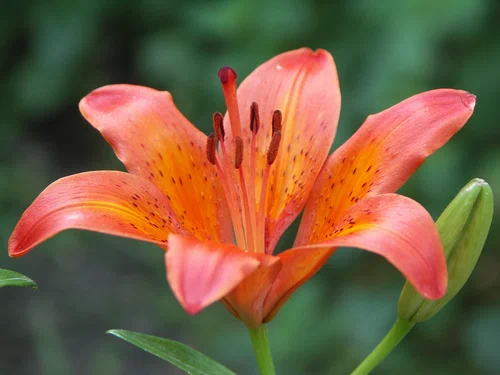
#> input picture PICT4039.jpg, 500 x 375 px
$ jupyter execute 'ДЗ-2.ipynb'
#> lines starting #> are read from the running program, lines starting #| are printed output that depends on the picture
[cell 1]
import cv2
import numpy as np
import matplotlib.pyplot as plt
import copy

from skimage.metrics import structural_similarity
from sklearn.metrics import mean_squared_error

[cell 2]
image = cv2.imread("PICT4039.jpg")
#> image is the input picture: shape (375, 500, 3); mean B, G, R 64.8, 93.6, 119.4

image_gray = cv2.cvtColor(
    image,
    cv2.COLOR_BGR2GRAY
)
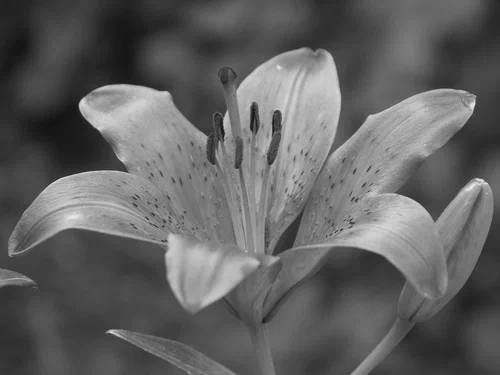
#> image_gray: shape (375, 500); min 19, max 240, mean 98.1


plt.figure(figsize=(6,6))
plt.imshow(image_gray, cmap="gray")
plt.title("Исходное изображение")
plt.axis("off")

[cell 3]
mean = 0
stddev = 100

noise_gauss = np.zeros(
    image_gray.shape,
    np.uint8
)

cv2.randn(
    noise_gauss,
    mean,
    stddev
)
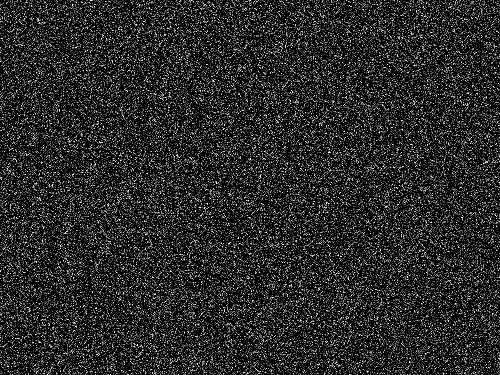
#> noise_gauss: shape (375, 500); min 0, max 255, mean 39.7


image_noise_gauss = cv2.add(
    image_gray,
    noise_gauss
)
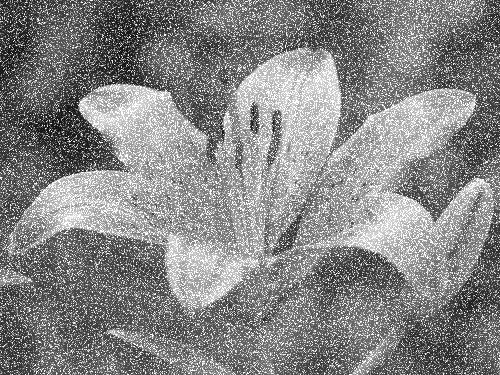
#> image_noise_gauss: shape (375, 500); min 19, max 255, mean 134.1


plt.figure(figsize=(6,6))
plt.imshow(
    image_noise_gauss,
    cmap="gray"
)

plt.title(
    "Изображение с гауссовским шумом"
)

plt.axis("off")

[cell 4]
noise = np.random.randint(
    0,
    101,
    size=image_gray.shape
)


image_sp = copy.deepcopy(image_gray)


image_sp[
    np.where(noise == 0)
] = 0


image_sp[
    np.where(noise == 100)
] = 255
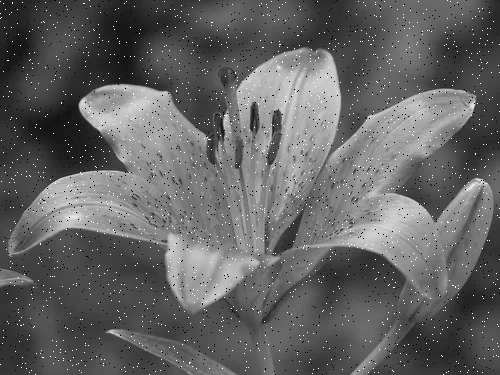
#> image_sp: shape (375, 500); min 0, max 255, mean 98.7


plt.figure(figsize=(6,6))

plt.imshow(
    image_sp,
    cmap="gray"
)

plt.title(
    "Salt and Pepper шум"
)

plt.axis("off")

[cell 5]
median_3 = cv2.medianBlur(
    image_noise_gauss,
    3
)
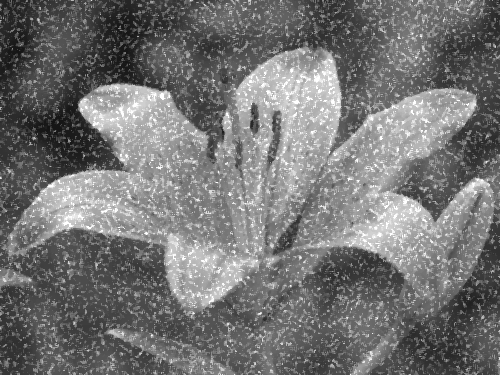
#> median_3: shape (375, 500); min 20, max 255, mean 115.9

median_5 = cv2.medianBlur(
    image_noise_gauss,
    5
)
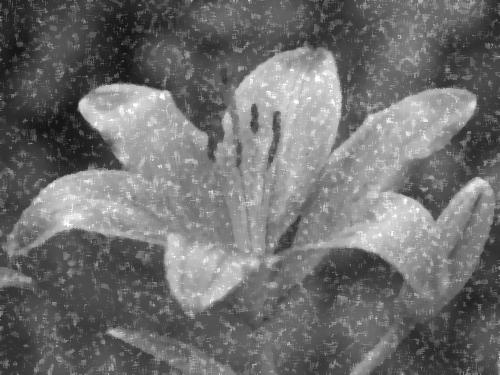
#> median_5: shape (375, 500); min 21, max 255, mean 111.2

median_7 = cv2.medianBlur(
    image_noise_gauss,
    7
)
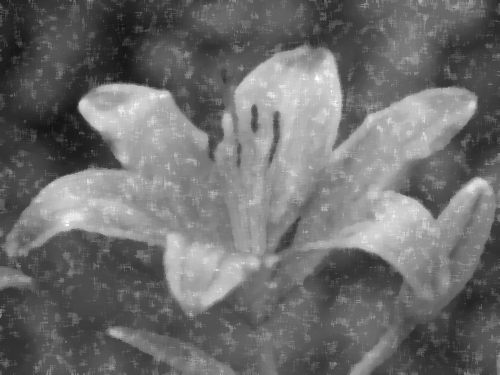
#> median_7: shape (375, 500); min 21, max 253, mean 109.9


plt.figure(figsize=(15,5))


plt.subplot(1,3,1)
plt.imshow(median_3,cmap="gray")
plt.title("Median 3")


plt.subplot(1,3,2)
plt.imshow(median_5,cmap="gray")
plt.title("Median 5")


plt.subplot(1,3,3)
plt.imshow(median_7,cmap="gray")
plt.title("Median 7")

[cell 6]
gauss_3 = cv2.GaussianBlur(
    image_noise_gauss,
    (3,3),
    0
)

gauss_5 = cv2.GaussianBlur(
    image_noise_gauss,
    (5,5),
    0
)

gauss_7 = cv2.GaussianBlur(
    image_noise_gauss,
    (7,7),
    0
)
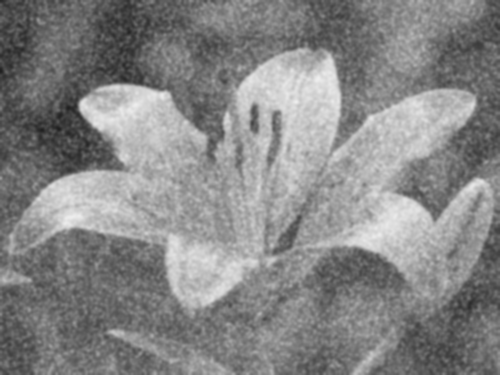
#> gauss_7: shape (375, 500); min 31, max 238, mean 134.1


plt.figure(figsize=(15,5))


plt.subplot(1,3,1)
plt.imshow(gauss_3,cmap="gray")
plt.title("Gaussian 3")


plt.subplot(1,3,2)
plt.imshow(gauss_5,cmap="gray")
plt.title("Gaussian 5")


plt.subplot(1,3,3)
plt.imshow(gauss_7,cmap="gray")
plt.title("Gaussian 7")

[cell 7]
bilat_1 = cv2.bilateralFilter(
    image_noise_gauss,
    9,
    50,
    50
)
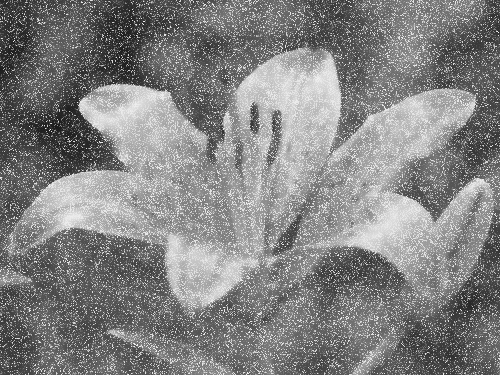
#> bilat_1: shape (375, 500); min 27, max 249, mean 130.3


bilat_2 = cv2.bilateralFilter(
    image_noise_gauss,
    9,
    100,
    100
)


bilat_3 = cv2.bilateralFilter(
    image_noise_gauss,
    15,
    100,
    100
)
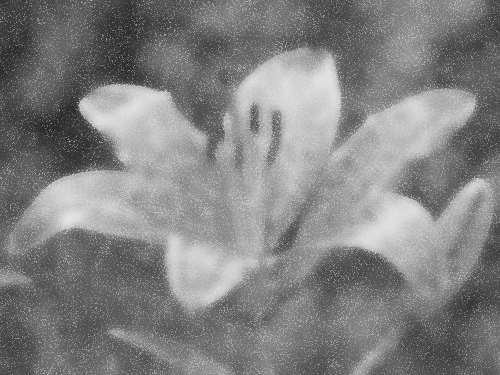
#> bilat_3: shape (375, 500); min 40, max 229, mean 130.1


plt.figure(figsize=(15,5))


plt.subplot(1,3,1)
plt.imshow(bilat_1,cmap="gray")
plt.title("Bilateral 1")


plt.subplot(1,3,2)
plt.imshow(bilat_2,cmap="gray")
plt.title("Bilateral 2")


plt.subplot(1,3,3)
plt.imshow(bilat_3,cmap="gray")
plt.title("Bilateral 3")

[cell 8]
nlm_10 = cv2.fastNlMeansDenoising(
    image_noise_gauss,
    None,
    10
)


nlm_20 = cv2.fastNlMeansDenoising(
    image_noise_gauss,
    None,
    20
)


nlm_30 = cv2.fastNlMeansDenoising(
    image_noise_gauss,
    None,
    30
)


plt.figure(figsize=(15,5))


plt.subplot(1,3,1)
plt.imshow(nlm_10,cmap="gray")
plt.title("NLM h=10")


plt.subplot(1,3,2)
plt.imshow(nlm_20,cmap="gray")
plt.title("NLM h=20")


plt.subplot(1,3,3)
plt.imshow(nlm_30,cmap="gray")
plt.title("NLM h=30")

[cell 9]
def compare(original, filtered):

    mse = mean_squared_error(
        original,
        filtered
    )


    ssim = structural_similarity(
        original,
        filtered
    )


    return mse, ssim

[cell 10]
filters = {

"Median 3":median_3,
"Median 5":median_5,
"Median 7":median_7,

"Gaussian 3":gauss_3,
"Gaussian 5":gauss_5,
"Gaussian 7":gauss_7,

"Bilateral 1":bilat_1,
"Bilateral 2":bilat_2,
"Bilateral 3":bilat_3,

"NLM 10":nlm_10,
"NLM 20":nlm_20,
"NLM 30":nlm_30

}


for name,img in filters.items():

    mse,ssim = compare(
        image_gray,
        img
    )

    print(
        name,
        " MSE:",
        round(mse,2),
        " SSIM:",
        round(ssim,4)
    )
#> this loop made 12 passes
#> (name, mse, ssim) on passes 1 to 12: ('Median 3', 854.7, 0.264), ('Median 5', 408.4, 0.465), ('Median 7', 312.3, 0.595), ('Gaussian 3', 1673.6, 0.301), ('Gaussian 5', 1520.1, 0.41), ('Gaussian 7', 1449.6, 0.527), ('Bilateral 1', 2232.9, 0.163), ('Bilateral 2', 1295.9, 0.374), ('Bilateral 3', 1284.2, 0.362), ('NLM 10', 3784.4, 0.0922), ('NLM 20', 3687.5, 0.117), ('NLM 30', 2151.6, 0.259)
#| Median 3  MSE: 854.68  SSIM: 0.2636
#| Median 5  MSE: 408.4  SSIM: 0.4649
#| Median 7  MSE: 312.33  SSIM: 0.5947
#| Gaussian 3  MSE: 1673.64  SSIM: 0.301
#| Gaussian 5  MSE: 1520.15  SSIM: 0.4099
#| Gaussian 7  MSE: 1449.64  SSIM: 0.5266
#| Bilateral 1  MSE: 2232.85  SSIM: 0.1627
#| Bilateral 2  MSE: 1295.93  SSIM: 0.3737
#> (further printed lines are left out)

$ run again, with mykittycolor.jpg copied over PICT4039.jpg
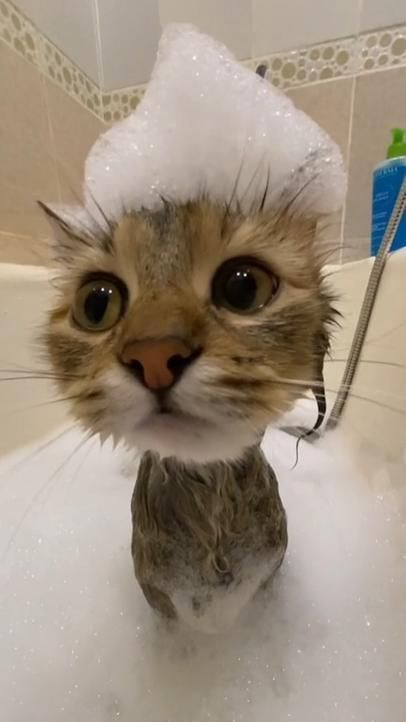
#> input picture mykittycolor.jpg, 406 x 722 px
#> image is the input picture: shape (722, 406, 3); mean B, G, R 126.6, 142.9, 157
#> `bilat_3 = cv2.bilateralFilter( image_noise_gauss, 15, 100, 100 )`:
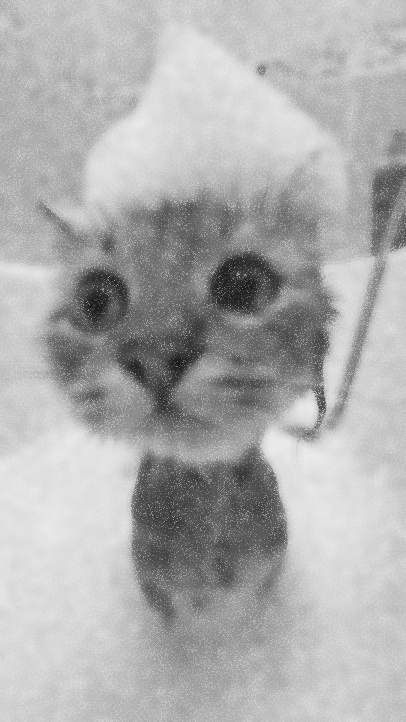
#> bilat_3: shape (722, 406); min 23, max 236, mean 173.8
#> the loop `for name,img in filters.items(): ` made 12 passes
#> (name, mse, ssim) on passes 1 to 8: ('Median 3', 782, 0.261), ('Median 5', 372.9, 0.467), ('Median 7', 271.4, 0.599), ('Gaussian 3', 1221, 0.376), ('Gaussian 5', 1116.2, 0.517), ('Gaussian 7', 1068.5, 0.647), ('Bilateral 1', 1448.5, 0.279), ('Bilateral 2', 979.1, 0.577)
#> (printed output is left out)
